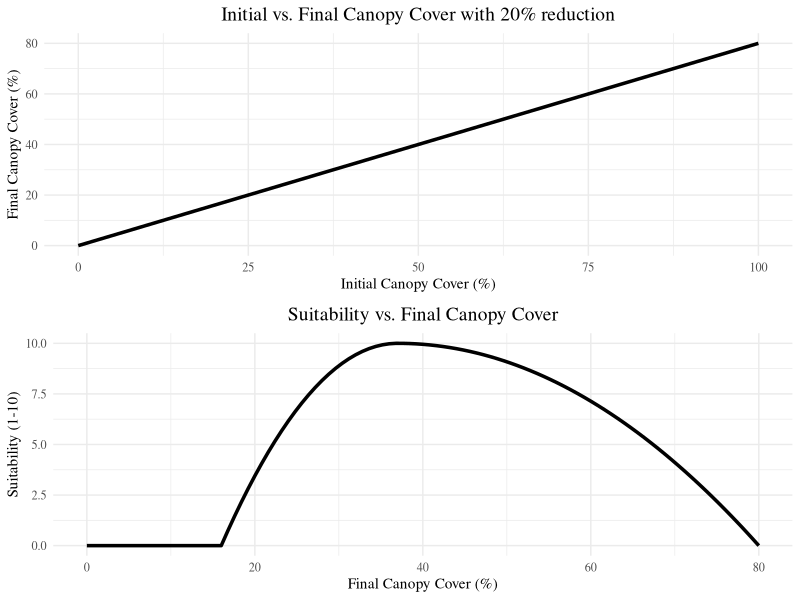

Recreate this plot in R.
# Load necessary libraries
library(ggplot2)
library(gridExtra)



calculate_starting_canopy <- function(ending_canopy, percent_reduction) {
  # Validate inputs
  if (percent_reduction < 0 || percent_reduction >= 100) {
    stop("Percent reduction must be between 0 and 100.")
  }
  if (ending_canopy < 0) {
    stop("Ending canopy cover must be non-negative.")
  }
  
  # Calculate the retained fraction
  retained_fraction <- 1 - (percent_reduction / 100)
  
  # Calculate the starting canopy cover
  starting_canopy <- ending_canopy / retained_fraction
  
  return(starting_canopy)
}

# Example usage
ending_canopy <- 16  # Desired ending canopy cover percentage
percent_reduction <- 20  # Percentage reduction
starting_canopy <- calculate_starting_canopy(ending_canopy, percent_reduction)
cat(sprintf("The starting canopy cover should be at least %.2f%%.\n", starting_canopy))


# Set parameters
reduction_percentage <- 20
retained_fraction <- 1 - (reduction_percentage / 100)

# Define initial canopy cover range (e.g., 0% to 100%)
initial_canopy <- seq(0, 100, by = 1)

# Calculate final canopy cover after reduction
final_canopy <- initial_canopy * retained_fraction

# Smooth suitability function using a polynomial
calculate_suitability <- function(final_canopy) {
  if (final_canopy <= 16 || final_canopy >= 80) {
    return(0)  # Suitability is 0 outside these bounds
  }
  
  # Polynomial fit: peaks at 37, decreases smoothly toward 16 and 80
  median <- 37
  if (final_canopy < median) {
    return(10 * (1 - ((final_canopy - median) / (16 - median))^2))  # Left-hand curve
  } else {
    return(10 * (1 - ((final_canopy - median) / (80 - median))^2))  # Right-hand curve
  }
}

# Apply suitability function to final canopy cover
suitability <- sapply(final_canopy, calculate_suitability)

# Prepare data for plotting
data1 <- data.frame(Initial = initial_canopy, Final = final_canopy)
data2 <- data.frame(Final = final_canopy, Suitability = suitability)

# Plot 1: Initial canopy vs. final canopy
plot1 <- ggplot(data1, aes(x = Initial, y = Final)) +
  geom_line(color = 'black', size = 1.2) +
  labs(
    title = 'Initial vs. Final Canopy Cover with 20% reduction',
    x = 'Initial Canopy Cover (%)',
    y = 'Final Canopy Cover (%)'
  ) +
  theme_minimal(base_family = "serif") +  # Use a serif font (e.g., Times New Roman)
  theme(plot.title = element_text(hjust = 0.5, size = 14))

# Plot 2: Suitability vs. final canopy
plot2 <- ggplot(data2, aes(x = Final, y = Suitability)) +
  geom_line(color = 'black', size = 1.2) +
  labs(
    title = 'Suitability vs. Final Canopy Cover',
    x = 'Final Canopy Cover (%)',
    y = 'Suitability (1-10)'
  ) +
  theme_minimal(base_family = "serif") +  # Use a serif font (e.g., Times New Roman)
  theme(plot.title = element_text(hjust = 0.5, size = 14))

# Combine the plots into one figure
combined_plot <- grid.arrange(plot1, plot2, ncol = 1)

# Display the combined plot
print(combined_plot)
